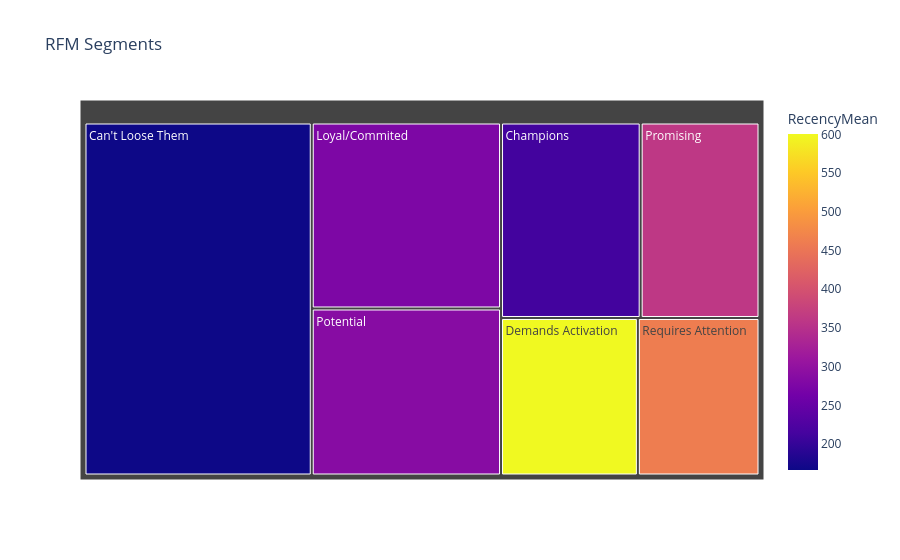

Notebook code cell kept with this figure:
### Code cell
fig = px.treemap(
    grouped_by,
    path=['Segment_Name'],
    values='Count', # որոշում էի. պատկերի չափսը
    color='RecencyMean',
    hover_data=['RecencyMean', 'FrequencyMean', 'MonetaryMean'],
    title='RFM Segments'
)

fig.show()

### Figure 1 — Plotly figure (JSON) as saved in the notebook; plotly's stock layout.template omitted (floating-point values rounded to 4 significant figures)
{"data": [{"branchvalues": "total", "customdata": [[166.6, "7.2", "707.2"], [212, "5.0", "489.6"], [600.5, "1.9", "151.0"], [275.5, "4.7", "429.3"], [286.8, "3.9", "352.1"], [361.4, "3.4", "294.8"], [460.7, "2.8", "246.0"]], "domain": {"x": [0, 1], "y": [0, 1]}, "hovertemplate": "labels=%{label}<br>Count=%{value}<br>parent=%{parent}<br>id=%{id}<br>RecencyMean=%{color}<br>FrequencyMean=%{customdata[1]}<br>MonetaryMean=%{customdata[2]}<extra></extra>", "ids": ["Can't Loose Them", "Champions", "Demands Activation", "Loyal/Commited", "Potential", "Promising", "Requires Attention"], "labels": ["Can't Loose Them", "Champions", "Demands Activation", "Loyal/Commited", "Potential", "Promising", "Requires Attention"], "marker": {"coloraxis": "coloraxis", "colors": [166.6, 212.0, 600.5, 275.5, 286.8, 361.4, 460.7]}, "name": "", "parents": ["", "", "", "", "", "", ""], "type": "treemap", "values": [335.0, 114.0, 90.0, 147.0, 132.0, 97.0, 80.0]}], "layout": {"coloraxis": {"colorbar": {"title": {"text": "RecencyMean"}}, "colorscale": [[0, "#0d0887"], [0.1111, "#46039f"], [0.2222, "#7201a8"], [0.3333, "#9c179e"], [0.4444, "#bd3786"], [0.5556, "#d8576b"], [0.6667, "#ed7953"], [0.7778, "#fb9f3a"], [0.8889, "#fdca26"], [1, "#f0f921"]]}, "legend": {"tracegroupgap": 0}, "title": {"text": "RFM Segments"}}}
